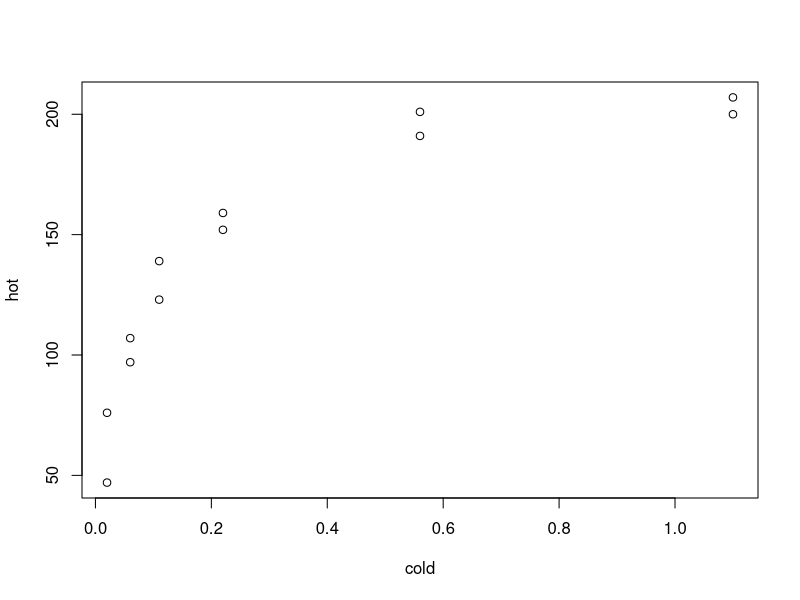
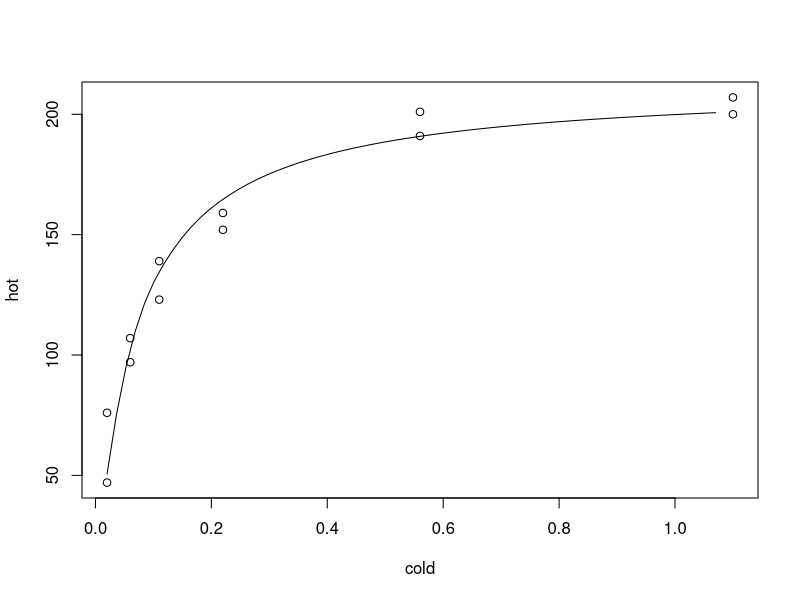

Recreate these plots in R, in order.
#!/usr/bin/R

# cold call arguments 
cold <- c(0.02, 0.02, 0.06, 0.06, 0.11, 0.11, 0.22, 0.22, 0.56, 0.56,
1.10, 1.10)
# hot call arguments
hot <- c(76, 47, 97, 107, 123, 139, 159, 152, 191, 201, 207, 200)
# sap vectors
fn <- function(p) sum((cold - (p[1] * hot)/(p[2] + cold))^2)
# features plots
plot(cold, hot)
# states cold fits
coldfit <- seq(.02, 1.1, .05)
# states hot fits
hotfit <- 200 * coldfit/(0.1 + coldfit)
# states logic of list out
out <- nlm(fn, p = c(200, 0.1), hessian = TRUE)
# states private local static attributes
sqrt(diag(2*out$minimum/(length(hot) - 2) * solve(out$hessian)))
# states features linked values
plot(cold, hot)
xfit <- seq(.02, 1.1, .05)
yfit <- 212.68384222 * xfit/(0.06412146 + xfit)
lines(spline(xfit, yfit))
